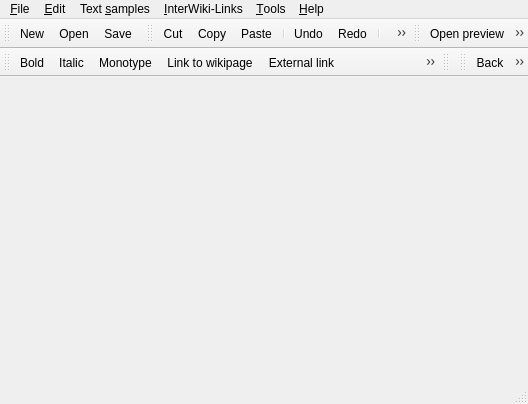
<?xml version="1.0" encoding="UTF-8"?>
<ui version="4.0">
 <class>CInyokaEdit</class>
 <widget class="QMainWindow" name="CInyokaEdit">
  <property name="geometry">
   <rect>
    <x>0</x>
    <y>0</y>
    <width>528</width>
    <height>404</height>
   </rect>
  </property>
  <property name="windowTitle">
   <string/>
  </property>
  <property name="windowIcon">
   <iconset resource="inyokaedit_resources.qrc">
    <normaloff>:/images/inyokaedit_64x64.png</normaloff>:/images/inyokaedit_64x64.png</iconset>
  </property>
  <property name="locale">
   <locale language="English" country="UnitedKingdom"/>
  </property>
  <property name="unifiedTitleAndToolBarOnMac">
   <bool>true</bool>
  </property>
  <widget class="QWidget" name="centralWidget"/>
  <widget class="QMenuBar" name="menuBar">
   <property name="geometry">
    <rect>
     <x>0</x>
     <y>0</y>
     <width>528</width>
     <height>21</height>
    </rect>
   </property>
   <widget class="QMenu" name="fileMenu">
    <property name="locale">
     <locale language="English" country="UnitedKingdom"/>
    </property>
    <property name="title">
     <string>&amp;File</string>
    </property>
    <widget class="QMenu" name="fileMenuLastOpened">
     <property name="title">
      <string>Open &amp;recent</string>
     </property>
    </widget>
    <addaction name="newAct"/>
    <addaction name="openAct"/>
    <addaction name="fileMenuLastOpened"/>
    <addaction name="saveAct"/>
    <addaction name="saveAsAct"/>
    <addaction name="separator"/>
    <addaction name="printPreviewAct"/>
    <addaction name="separator"/>
    <addaction name="exitAct"/>
   </widget>
   <widget class="QMenu" name="editMenu">
    <property name="title">
     <string>&amp;Edit</string>
    </property>
    <addaction name="undoAct"/>
    <addaction name="redoAct"/>
    <addaction name="separator"/>
    <addaction name="cutAct"/>
    <addaction name="copyAct"/>
    <addaction name="pasteAct"/>
    <addaction name="separator"/>
    <addaction name="searchAct"/>
    <addaction name="replaceAct"/>
    <addaction name="findNextAct"/>
    <addaction name="findPreviousAct"/>
   </widget>
   <widget class="QMenu" name="insertTextSampleMenu">
    <property name="locale">
     <locale language="English" country="UnitedKingdom"/>
    </property>
    <property name="title">
     <string>Text &amp;samples</string>
    </property>
    <widget class="QMenu" name="insertImageMenu">
     <property name="locale">
      <locale language="English" country="UnitedKingdom"/>
     </property>
     <property name="title">
      <string>&amp;Images</string>
     </property>
     <addaction name="insertImageAct"/>
     <addaction name="insertImageUnderlineAct"/>
     <addaction name="insertImageCollectionAct"/>
     <addaction name="insertImageCollectionInTextAct"/>
    </widget>
    <widget class="QMenu" name="insertBeginningMenu">
     <property name="locale">
      <locale language="English" country="UnitedKingdom"/>
     </property>
     <property name="title">
      <string>&amp;Beginning of an article</string>
     </property>
     <addaction name="insertUnderConstructionAct"/>
     <addaction name="insertTestedForAct"/>
     <addaction name="insertKnowledgeAct"/>
     <addaction name="insertTableOfContentsAct"/>
     <addaction name="insertAdvancedAct"/>
     <addaction name="insertAwardAct"/>
    </widget>
    <widget class="QMenu" name="insertFormatingHelpMenu">
     <property name="locale">
      <locale language="English" country="UnitedKingdom"/>
     </property>
     <property name="title">
      <string>&amp;General formating samples</string>
     </property>
     <addaction name="insertBashCommandAct"/>
     <addaction name="insertNoticeAct"/>
     <addaction name="insertWarningAct"/>
     <addaction name="insertExpertsAct"/>
    </widget>
    <widget class="QMenu" name="insertMiscElementMenu">
     <property name="locale">
      <locale language="English" country="UnitedKingdom"/>
     </property>
     <property name="title">
      <string>&amp;Misc samples</string>
     </property>
     <addaction name="insertImprovableAct"/>
     <addaction name="insertFixMeAct"/>
     <addaction name="insertLeftAct"/>
     <addaction name="insertThirdPartyPackageWarningAct"/>
     <addaction name="insertThirdPartyRepoWarningAct"/>
     <addaction name="insertThirdPartySoftwareWarningAct"/>
    </widget>
    <widget class="QMenu" name="insertPacketinstallationMenu">
     <property name="locale">
      <locale language="English" country="UnitedKingdom"/>
     </property>
     <property name="title">
      <string>&amp;Package installation</string>
     </property>
     <addaction name="insertPackageInstallAct"/>
     <addaction name="insertPPAAct"/>
     <addaction name="insertThirdPartyRepoAct"/>
     <addaction name="insertThirdPartyRepoAuthAct"/>
     <addaction name="insertThirdPartyPackageAct"/>
     <addaction name="insertPackageListAct"/>
    </widget>
    <addaction name="insertBeginningMenu"/>
    <addaction name="insertImageMenu"/>
    <addaction name="insertFormatingHelpMenu"/>
    <addaction name="insertPacketinstallationMenu"/>
    <addaction name="insertMiscElementMenu"/>
   </widget>
   <widget class="QMenu" name="iWikiMenu">
    <property name="locale">
     <locale language="English" country="UnitedKingdom"/>
    </property>
    <property name="title">
     <string>&amp;InterWiki-Links</string>
    </property>
   </widget>
   <widget class="QMenu" name="helpMenu">
    <property name="title">
     <string>&amp;Help</string>
    </property>
    <addaction name="reportBugAct"/>
    <addaction name="aboutAct"/>
   </widget>
   <widget class="QMenu" name="toolsMenu">
    <property name="locale">
     <locale language="English" country="UnitedKingdom"/>
    </property>
    <property name="title">
     <string>&amp;Tools</string>
    </property>
    <addaction name="spellCheckerAct"/>
    <addaction name="DownloadInyokaStylesAct"/>
    <addaction name="deleteTempImagesAct"/>
   </widget>
   <addaction name="fileMenu"/>
   <addaction name="editMenu"/>
   <addaction name="insertTextSampleMenu"/>
   <addaction name="iWikiMenu"/>
   <addaction name="toolsMenu"/>
   <addaction name="helpMenu"/>
  </widget>
  <widget class="QStatusBar" name="statusBar"/>
  <widget class="QToolBar" name="fileToolBar">
   <property name="windowTitle">
    <string>File</string>
   </property>
   <attribute name="toolBarArea">
    <enum>TopToolBarArea</enum>
   </attribute>
   <attribute name="toolBarBreak">
    <bool>false</bool>
   </attribute>
   <addaction name="newAct"/>
   <addaction name="openAct"/>
   <addaction name="saveAct"/>
  </widget>
  <widget class="QToolBar" name="editToolBar">
   <property name="windowTitle">
    <string>Edit</string>
   </property>
   <attribute name="toolBarArea">
    <enum>TopToolBarArea</enum>
   </attribute>
   <attribute name="toolBarBreak">
    <bool>false</bool>
   </attribute>
   <addaction name="cutAct"/>
   <addaction name="copyAct"/>
   <addaction name="pasteAct"/>
   <addaction name="separator"/>
   <addaction name="undoAct"/>
   <addaction name="redoAct"/>
   <addaction name="separator"/>
   <addaction name="spellCheckerAct"/>
  </widget>
  <widget class="QToolBar" name="previewDlBar">
   <property name="windowTitle">
    <string>Preview / Download</string>
   </property>
   <attribute name="toolBarArea">
    <enum>TopToolBarArea</enum>
   </attribute>
   <attribute name="toolBarBreak">
    <bool>false</bool>
   </attribute>
   <addaction name="previewAct"/>
   <addaction name="downloadArticleAct"/>
  </widget>
  <widget class="QToolBar" name="inyokaeditorBar">
   <property name="windowTitle">
    <string>Inyoka editor</string>
   </property>
   <attribute name="toolBarArea">
    <enum>TopToolBarArea</enum>
   </attribute>
   <attribute name="toolBarBreak">
    <bool>true</bool>
   </attribute>
   <addaction name="boldAct"/>
   <addaction name="italicAct"/>
   <addaction name="monotypeAct"/>
   <addaction name="wikilinkAct"/>
   <addaction name="externalLinkAct"/>
   <addaction name="imageAct"/>
   <addaction name="codeblockAct"/>
  </widget>
  <widget class="QToolBar" name="samplesmacrosBar">
   <property name="windowTitle">
    <string>Samples and macros</string>
   </property>
   <attribute name="toolBarArea">
    <enum>TopToolBarArea</enum>
   </attribute>
   <attribute name="toolBarBreak">
    <bool>false</bool>
   </attribute>
  </widget>
  <widget class="QToolBar" name="browserBar">
   <property name="windowTitle">
    <string>Browser toolbar</string>
   </property>
   <attribute name="toolBarArea">
    <enum>TopToolBarArea</enum>
   </attribute>
   <attribute name="toolBarBreak">
    <bool>false</bool>
   </attribute>
   <addaction name="goBackBrowserAct"/>
   <addaction name="goForwardBrowserAct"/>
   <addaction name="reloadBrowserAct"/>
  </widget>
  <action name="reportBugAct">
   <property name="icon">
    <iconset resource="inyokaedit_resources.qrc">
     <normaloff>:/images/bug.png</normaloff>:/images/bug.png</iconset>
   </property>
   <property name="text">
    <string>Report bug</string>
   </property>
   <property name="toolTip">
    <string>Report a bug - For this a launchpad account is needed!</string>
   </property>
  </action>
  <action name="aboutAct">
   <property name="icon">
    <iconset resource="inyokaedit_resources.qrc">
     <normaloff>:/images/question.png</normaloff>:/images/question.png</iconset>
   </property>
   <property name="text">
    <string>About</string>
   </property>
   <property name="toolTip">
    <string>Shows the about box of this application</string>
   </property>
  </action>
  <action name="newAct">
   <property name="icon">
    <iconset resource="inyokaedit_resources.qrc">
     <normaloff>:/images/document-new.png</normaloff>:/images/document-new.png</iconset>
   </property>
   <property name="text">
    <string>&amp;New</string>
   </property>
   <property name="toolTip">
    <string>Create a new file</string>
   </property>
  </action>
  <action name="openAct">
   <property name="icon">
    <iconset resource="inyokaedit_resources.qrc">
     <normaloff>:/images/document-open.png</normaloff>:/images/document-open.png</iconset>
   </property>
   <property name="text">
    <string>&amp;Open...</string>
   </property>
   <property name="toolTip">
    <string>Open a file</string>
   </property>
  </action>
  <action name="saveAct">
   <property name="icon">
    <iconset resource="inyokaedit_resources.qrc">
     <normaloff>:/images/document-save.png</normaloff>:/images/document-save.png</iconset>
   </property>
   <property name="text">
    <string>&amp;Save</string>
   </property>
   <property name="toolTip">
    <string>Save current document</string>
   </property>
  </action>
  <action name="saveAsAct">
   <property name="text">
    <string>Save as...</string>
   </property>
   <property name="toolTip">
    <string>Save current document under a new name</string>
   </property>
  </action>
  <action name="exitAct">
   <property name="text">
    <string>&amp;Quit</string>
   </property>
   <property name="toolTip">
    <string>Quit the application</string>
   </property>
  </action>
  <action name="undoAct">
   <property name="icon">
    <iconset resource="inyokaedit_resources.qrc">
     <normaloff>:/images/edit-undo.png</normaloff>:/images/edit-undo.png</iconset>
   </property>
   <property name="text">
    <string>Undo</string>
   </property>
   <property name="toolTip">
    <string>Undo changes</string>
   </property>
  </action>
  <action name="redoAct">
   <property name="icon">
    <iconset resource="inyokaedit_resources.qrc">
     <normaloff>:/images/edit-redo.png</normaloff>:/images/edit-redo.png</iconset>
   </property>
   <property name="text">
    <string>Redo</string>
   </property>
   <property name="toolTip">
    <string>Redo changes</string>
   </property>
  </action>
  <action name="cutAct">
   <property name="icon">
    <iconset resource="inyokaedit_resources.qrc">
     <normaloff>:/images/edit-cut.png</normaloff>:/images/edit-cut.png</iconset>
   </property>
   <property name="text">
    <string>Cut</string>
   </property>
   <property name="toolTip">
    <string>Cut highlighted text</string>
   </property>
  </action>
  <action name="copyAct">
   <property name="icon">
    <iconset resource="inyokaedit_resources.qrc">
     <normaloff>:/images/edit-copy.png</normaloff>:/images/edit-copy.png</iconset>
   </property>
   <property name="text">
    <string>Copy</string>
   </property>
   <property name="toolTip">
    <string>Copy highlighted text</string>
   </property>
  </action>
  <action name="pasteAct">
   <property name="icon">
    <iconset resource="inyokaedit_resources.qrc">
     <normaloff>:/images/edit-paste.png</normaloff>:/images/edit-paste.png</iconset>
   </property>
   <property name="text">
    <string>Paste</string>
   </property>
   <property name="toolTip">
    <string>Paste text from clipboard</string>
   </property>
  </action>
  <action name="searchAct">
   <property name="icon">
    <iconset resource="inyokaedit_resources.qrc">
     <normaloff>:/images/edit-find.png</normaloff>:/images/edit-find.png</iconset>
   </property>
   <property name="text">
    <string>Find...</string>
   </property>
   <property name="toolTip">
    <string>Find text</string>
   </property>
  </action>
  <action name="replaceAct">
   <property name="icon">
    <iconset resource="inyokaedit_resources.qrc">
     <normaloff>:/images/edit-find-replace.png</normaloff>:/images/edit-find-replace.png</iconset>
   </property>
   <property name="text">
    <string>Replace...</string>
   </property>
   <property name="toolTip">
    <string>Replace text</string>
   </property>
  </action>
  <action name="findNextAct">
   <property name="icon">
    <iconset resource="inyokaedit_resources.qrc">
     <normaloff>:/images/go-down.png</normaloff>:/images/go-down.png</iconset>
   </property>
   <property name="text">
    <string>Find next</string>
   </property>
   <property name="toolTip">
    <string>Find next (search forward)</string>
   </property>
  </action>
  <action name="findPreviousAct">
   <property name="icon">
    <iconset resource="inyokaedit_resources.qrc">
     <normaloff>:/images/go-up.png</normaloff>:/images/go-up.png</iconset>
   </property>
   <property name="text">
    <string>Find previous</string>
   </property>
   <property name="toolTip">
    <string>Find previous (search backward)</string>
   </property>
  </action>
  <action name="previewAct">
   <property name="icon">
    <iconset resource="inyokaedit_resources.qrc">
     <normaloff>:/images/x-office-document.png</normaloff>:/images/x-office-document.png</iconset>
   </property>
   <property name="text">
    <string>Open preview</string>
   </property>
   <property name="toolTip">
    <string>Open preview of current article</string>
   </property>
  </action>
  <action name="downloadArticleAct">
   <property name="icon">
    <iconset resource="inyokaedit_resources.qrc">
     <normaloff>:/images/network-receive.png</normaloff>:/images/network-receive.png</iconset>
   </property>
   <property name="text">
    <string>Download raw format</string>
   </property>
   <property name="toolTip">
    <string>Downloads raw format of an existing Inyoka article</string>
   </property>
  </action>
  <action name="boldAct">
   <property name="icon">
    <iconset resource="inyokaedit_resources.qrc">
     <normaloff>:/images/format-text-bold.png</normaloff>:/images/format-text-bold.png</iconset>
   </property>
   <property name="text">
    <string>Bold</string>
   </property>
   <property name="toolTip">
    <string>Bold - File names, folders, packages, file extensions</string>
   </property>
  </action>
  <action name="italicAct">
   <property name="icon">
    <iconset resource="inyokaedit_resources.qrc">
     <normaloff>:/images/format-text-italic.png</normaloff>:/images/format-text-italic.png</iconset>
   </property>
   <property name="text">
    <string>Italic</string>
   </property>
   <property name="toolTip">
    <string>Italic - Menu entries, buttons, G-Conf keys - Always enclosed by quotation marks!</string>
   </property>
  </action>
  <action name="monotypeAct">
   <property name="icon">
    <iconset resource="inyokaedit_resources.qrc">
     <normaloff>:/images/monotype.png</normaloff>:/images/monotype.png</iconset>
   </property>
   <property name="text">
    <string>Monotype</string>
   </property>
   <property name="toolTip">
    <string>Monotype - Commands and their options, console outputs in continuous text, modules, users, groups</string>
   </property>
  </action>
  <action name="wikilinkAct">
   <property name="icon">
    <iconset resource="inyokaedit_resources.qrc">
     <normaloff>:/images/go-next.png</normaloff>:/images/go-next.png</iconset>
   </property>
   <property name="text">
    <string>Link to wikipage</string>
   </property>
   <property name="toolTip">
    <string>Link to an Inyoka wiki page</string>
   </property>
  </action>
  <action name="externalLinkAct">
   <property name="icon">
    <iconset resource="inyokaedit_resources.qrc">
     <normaloff>:/images/internet-web-browser.png</normaloff>:/images/internet-web-browser.png</iconset>
   </property>
   <property name="text">
    <string>External link</string>
   </property>
   <property name="toolTip">
    <string>Link to an external website - always with flag e.g. {en}, {de}!</string>
   </property>
  </action>
  <action name="imageAct">
   <property name="icon">
    <iconset resource="inyokaedit_resources.qrc">
     <normaloff>:/images/image-x-generic.png</normaloff>:/images/image-x-generic.png</iconset>
   </property>
   <property name="text">
    <string>Insert image</string>
   </property>
   <property name="toolTip">
    <string>Insert an image</string>
   </property>
  </action>
  <action name="codeblockAct">
   <property name="icon">
    <iconset resource="inyokaedit_resources.qrc">
     <normaloff>:/images/code.png</normaloff>:/images/code.png</iconset>
   </property>
   <property name="text">
    <string>Code block</string>
   </property>
   <property name="toolTip">
    <string>Code block - Console output, extract of config files</string>
   </property>
  </action>
  <action name="insertUnderConstructionAct">
   <property name="text">
    <string>Under construction</string>
   </property>
   <property name="toolTip">
    <string>Insert &quot;Under construction&quot; sample - Only for articles which are currently under construction</string>
   </property>
  </action>
  <action name="insertTestedForAct">
   <property name="text">
    <string>Tested for</string>
   </property>
   <property name="toolTip">
    <string>Insert &quot;Tested for&quot; sample - Indicates if an article was tested</string>
   </property>
  </action>
  <action name="insertKnowledgeAct">
   <property name="text">
    <string>Knowledge block</string>
   </property>
   <property name="toolTip">
    <string>Insert &quot;Knowledge block&quot; sample - Reference to elementary articles which are helpful for the understanding of an article</string>
   </property>
  </action>
  <action name="insertTableOfContentsAct">
   <property name="text">
    <string>Table of contents</string>
   </property>
   <property name="toolTip">
    <string>Insert &quot;Table of contents&quot; sample</string>
   </property>
  </action>
  <action name="insertAdvancedAct">
   <property name="text">
    <string>Advanced label</string>
   </property>
   <property name="toolTip">
    <string>Insert &quot;Advanced label&quot; sample - Indicates that an article is recommended for advanced users only</string>
   </property>
  </action>
  <action name="insertAwardAct">
   <property name="text">
    <string>Award label</string>
   </property>
   <property name="toolTip">
    <string>Insert &quot;Award label&quot; sample - For awarded applications</string>
   </property>
  </action>
  <action name="insertImageAct">
   <property name="text">
    <string>Image</string>
   </property>
   <property name="toolTip">
    <string>Insert an image sample</string>
   </property>
  </action>
  <action name="insertImageUnderlineAct">
   <property name="text">
    <string>Image with underline</string>
   </property>
   <property name="toolTip">
    <string>Insert an image with underline</string>
   </property>
  </action>
  <action name="insertImageCollectionAct">
   <property name="text">
    <string>Image collection (with wordwrap)</string>
   </property>
   <property name="toolTip">
    <string>Insert an image collection (with wordwrap) sample - Depending on the browser width, automatic word wrapping will be used to align the images</string>
   </property>
  </action>
  <action name="insertImageCollectionInTextAct">
   <property name="text">
    <string>Image collection (continuous text)</string>
   </property>
   <property name="toolTip">
    <string>Insert an image collection (continuous text) sample - Text flows round the collection (max. 3 images, width per image: 200px)</string>
   </property>
  </action>
  <action name="insertBashCommandAct">
   <property name="text">
    <string>Bash command</string>
   </property>
   <property name="toolTip">
    <string>Insert &quot;Bash command&quot; sample</string>
   </property>
  </action>
  <action name="insertNoticeAct">
   <property name="text">
    <string>Notice box</string>
   </property>
   <property name="toolTip">
    <string>Insert &quot;Notice box&quot; sample - Accentuate a special circumstance</string>
   </property>
  </action>
  <action name="insertWarningAct">
   <property name="text">
    <string>Warning box</string>
   </property>
   <property name="toolTip">
    <string>Insert &quot;Warning box&quot; sample - Notice for potential risks</string>
   </property>
  </action>
  <action name="insertExpertsAct">
   <property name="text">
    <string>Experts information</string>
   </property>
   <property name="toolTip">
    <string>Insert &quot;Experts info&quot; sample - Providing background information</string>
   </property>
  </action>
  <action name="insertPackageInstallAct">
   <property name="text">
    <string>Package installation</string>
   </property>
   <property name="toolTip">
    <string>Insert &quot;Package installation&quot; sample - Create a package list with installation button</string>
   </property>
  </action>
  <action name="insertPPAAct">
   <property name="text">
    <string>PPA sample</string>
   </property>
   <property name="toolTip">
    <string>Insert PPA sample - Create a sample for using a Launchpad-PPA, including warning and link to PPA source</string>
   </property>
  </action>
  <action name="insertThirdPartyRepoAct">
   <property name="text">
    <string>Third-party repository</string>
   </property>
   <property name="toolTip">
    <string>Insert &quot;Third-party repo&quot; sample - Create a sample for using third-party repositories (not Ubuntu or Launchpad)</string>
   </property>
  </action>
  <action name="insertThirdPartyRepoAuthAct">
   <property name="text">
    <string>Authenticate third-party repo</string>
   </property>
   <property name="toolTip">
    <string>Insert a sample for authenticating third-party repositories</string>
   </property>
  </action>
  <action name="insertThirdPartyPackageAct">
   <property name="text">
    <string>Third-party package</string>
   </property>
   <property name="toolTip">
    <string>Insert &quot;Third-party package&quot; sample - Create a sample for installing DEB-Packages from third-party repos</string>
   </property>
  </action>
  <action name="insertPackageListAct">
   <property name="text">
    <string>Package macro (obsolete!)</string>
   </property>
   <property name="toolTip">
    <string>Insert &quot;Package macro&quot; - This macro is obsolete and shall be used only in exceptional cases</string>
   </property>
  </action>
  <action name="insertImprovableAct">
   <property name="text">
    <string>Improvable label</string>
   </property>
   <property name="toolTip">
    <string>Insert &quot;Improvable&quot; sample - Article is incomplete or could be extended</string>
   </property>
  </action>
  <action name="insertFixMeAct">
   <property name="text">
    <string>Fix me label</string>
   </property>
   <property name="toolTip">
    <string>Insert &quot;Fix Me&quot; sample - Article contains descriptions or paragraphs which are not correct (any more)</string>
   </property>
  </action>
  <action name="insertLeftAct">
   <property name="text">
    <string>Left label</string>
   </property>
   <property name="toolTip">
    <string>Insert &quot;Left&quot; sample - Only for articles under construction which are left by primal author</string>
   </property>
  </action>
  <action name="insertThirdPartyPackageWarningAct">
   <property name="text">
    <string>Third-party package warning</string>
   </property>
   <property name="toolTip">
    <string>Insert &quot;Third-party package warning&quot; sample - For packages from third-party repositories</string>
   </property>
  </action>
  <action name="insertThirdPartyRepoWarningAct">
   <property name="text">
    <string>Third-party repository warning</string>
   </property>
   <property name="toolTip">
    <string>Insert &quot;Third-party repo warning&quot; sample - For packages which are installed from third-party repositories</string>
   </property>
  </action>
  <action name="insertThirdPartySoftwareWarningAct">
   <property name="text">
    <string>Third-party software warning</string>
   </property>
   <property name="toolTip">
    <string>Insert &quot;Third-party software warning&quot; sample - Only for software which is installed completely without package repositories</string>
   </property>
  </action>
  <action name="spellCheckerAct">
   <property name="icon">
    <iconset resource="inyokaedit_resources.qrc">
     <normaloff>:/images/spellchecker.png</normaloff>:/images/spellchecker.png</iconset>
   </property>
   <property name="text">
    <string>Spell checker</string>
   </property>
   <property name="toolTip">
    <string>Spell checker</string>
   </property>
  </action>
  <action name="deleteTempImagesAct">
   <property name="icon">
    <iconset resource="inyokaedit_resources.qrc">
     <normaloff>:/images/edit-delete.png</normaloff>:/images/edit-delete.png</iconset>
   </property>
   <property name="text">
    <string>Delete temporarily images</string>
   </property>
   <property name="toolTip">
    <string>Delete images which had been downloaded with an article.</string>
   </property>
  </action>
  <action name="DownloadInyokaStylesAct">
   <property name="icon">
    <iconset resource="inyokaedit_resources.qrc">
     <normaloff>:/images/go-down.png</normaloff>:/images/go-down.png</iconset>
   </property>
   <property name="text">
    <string>Download Inyoka styles</string>
   </property>
  </action>
  <action name="goBackBrowserAct">
   <property name="icon">
    <iconset resource="inyokaedit_resources.qrc">
     <normaloff>:/images/go-previous.png</normaloff>:/images/go-previous.png</iconset>
   </property>
   <property name="text">
    <string>Back</string>
   </property>
  </action>
  <action name="goForwardBrowserAct">
   <property name="icon">
    <iconset resource="inyokaedit_resources.qrc">
     <normaloff>:/images/go-next.png</normaloff>:/images/go-next.png</iconset>
   </property>
   <property name="text">
    <string>Forward</string>
   </property>
  </action>
  <action name="reloadBrowserAct">
   <property name="icon">
    <iconset resource="inyokaedit_resources.qrc">
     <normaloff>:/images/view-refresh.png</normaloff>:/images/view-refresh.png</iconset>
   </property>
   <property name="text">
    <string>Reload</string>
   </property>
   <property name="toolTip">
    <string>Reload</string>
   </property>
  </action>
  <action name="printPreviewAct">
   <property name="icon">
    <iconset resource="inyokaedit_resources.qrc">
     <normaloff>:/images/document-print.png</normaloff>:/images/document-print.png</iconset>
   </property>
   <property name="text">
    <string>Print preview</string>
   </property>
   <property name="toolTip">
    <string>Print preview or export to PDF</string>
   </property>
  </action>
 </widget>
 <layoutdefault spacing="6" margin="11"/>
 <resources>
  <include location="inyokaedit_resources.qrc"/>
 </resources>
 <connections/>
</ui>
